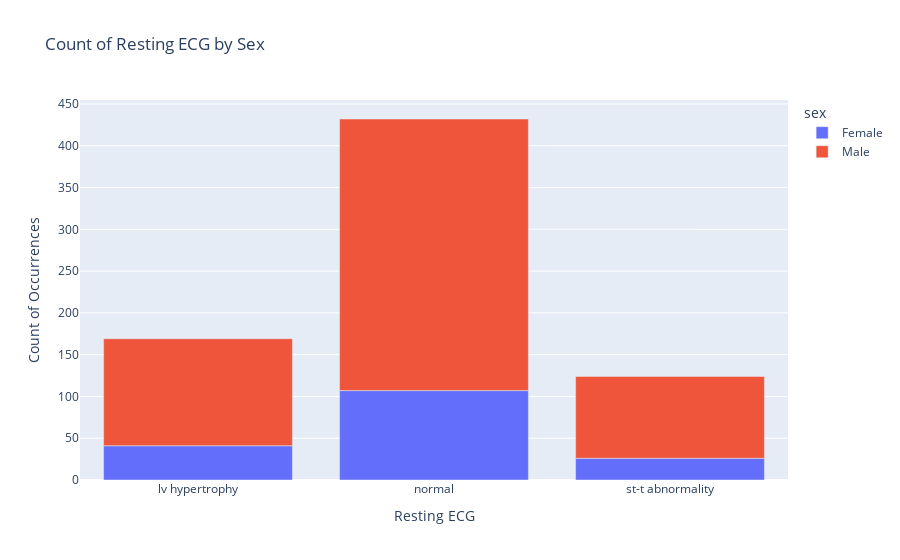

The cell this chart's notebook holds for it:
### Code cell
import plotly.express as px

# Count occurrences of 'restecg' for each category in 'sex'
count_by_sex_restecg = df.groupby(['sex', 'restecg']).size().reset_index(name='count')

# Create a bar plot
fig = px.bar(count_by_sex_restecg, x='restecg', y='count', color='sex',
             title='Count of Resting ECG by Sex',
             labels={'restecg': 'Resting ECG', 'count': 'Count of Occurrences'})

# Show the plot
fig.show()

### Figure 1 — Plotly figure (JSON) as saved in the notebook; plotly's stock layout.template omitted (floating-point values rounded to 4 significant figures)
{"data": [{"alignmentgroup": "True", "hovertemplate": "sex=Female<br>Resting ECG=%{x}<br>Count of Occurrences=%{y}<extra></extra>", "legendgroup": "Female", "marker": {"color": "#636efa", "pattern": {"shape": ""}}, "name": "Female", "offsetgroup": "Female", "orientation": "v", "showlegend": true, "textposition": "auto", "type": "bar", "x": ["lv hypertrophy", "normal", "st-t abnormality"], "xaxis": "x", "y": [41, 107, 26], "yaxis": "y"}, {"alignmentgroup": "True", "hovertemplate": "sex=Male<br>Resting ECG=%{x}<br>Count of Occurrences=%{y}<extra></extra>", "legendgroup": "Male", "marker": {"color": "#EF553B", "pattern": {"shape": ""}}, "name": "Male", "offsetgroup": "Male", "orientation": "v", "showlegend": true, "textposition": "auto", "type": "bar", "x": ["lv hypertrophy", "normal", "st-t abnormality"], "xaxis": "x", "y": [128, 325, 98], "yaxis": "y"}], "layout": {"barmode": "relative", "legend": {"title": {"text": "sex"}, "tracegroupgap": 0}, "title": {"text": "Count of Resting ECG by Sex"}, "xaxis": {"anchor": "y", "domain": [0, 1], "title": {"text": "Resting ECG"}}, "yaxis": {"anchor": "x", "domain": [0, 1], "title": {"text": "Count of Occurrences"}}}}
